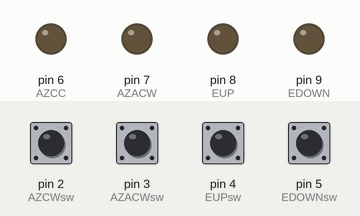
Bench run of a sketch on a simulated Arduino Uno, built with avr-gcc and run on an emulated ATmega328P. Parts: output pins drawn as LEDs (lit = HIGH). Inputs (shaded band) come from the test bench; at power-on: pin 2 (AZCWsw), pin 3 (AZACWsw), pin 4 (EUPsw), pin 5 (EDOWNsw) HIGH.

Above: at 1.2 s.
1.3 s: pin 2 (AZCWsw) pulled LOW for 0.15 s
At 2.4 s:
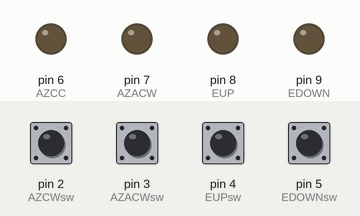
3.0 s: pin 4 (EUPsw) pulled LOW for 0.15 s
At 3.13 s:
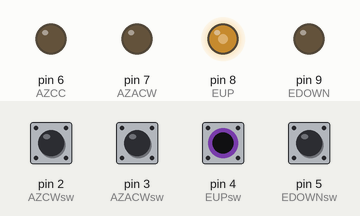
4.6 s: pin 3 (AZACWsw) pulled LOW for 0.15 s
At 6.1 s:
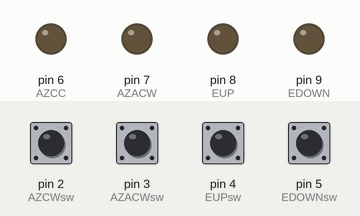
7.6 s: pin 5 (EDOWNsw) pulled LOW for 0.15 s
At 7.73 s:
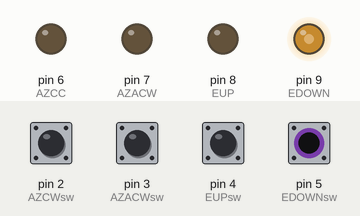
9.2 s: pin 2 (AZCWsw) pulled LOW for 1 s
At 9.9 s:
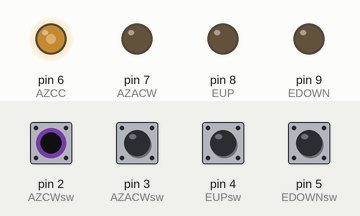
12.2 s: pin 3 (AZACWsw) pulled LOW for 1 s
At 13.0 s:
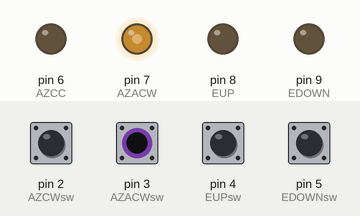
Timing chart, 0 to 15.2 s (numbered marks = the images above; inputs shaded):
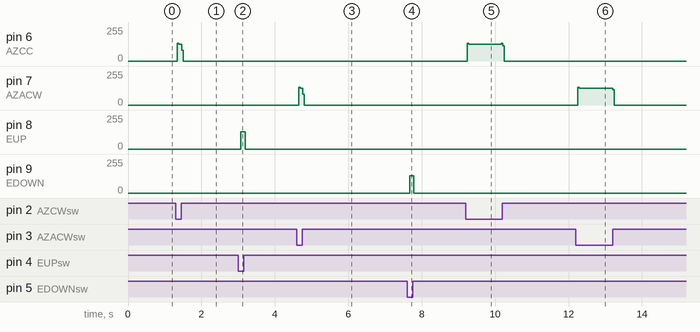

Measured:
- after the input at 1.3 s, pin 6 (AZCC): 0/255 → 127/255 after 0.05 s, → 0/255 0.12 s later
- after the input at 3.0 s, pin 8 (EUP): 0/255 → 129/255 after 0.07 s, → 0/255 0.12 s later
- after the input at 4.6 s, pin 7 (AZACW): 0/255 → 127/255 after 0.05 s, → 0/255 0.12 s later
- after the input at 7.6 s, pin 9 (EDOWN): 0/255 → 129/255 after 0.07 s, → 0/255 0.12 s later
- after the input at 9.2 s, pin 6 (AZCC): 0/255 → 127/255 after 0.05 s, → 0/255 0.92 s later
- after the input at 12.2 s, pin 7 (AZACW): 0/255 → 127/255 after 0.05 s, → 0/255 0.96 s later

The sketch:

RCWSctrl.ino
```cpp
//input pins
#define EDOWNsw 5
#define EUPsw 4
#define AZACWsw 3
#define AZCWsw 2

//output pins
#define EDOWN 9
#define EUP 8
#define AZACW 7
#define AZCC 6


int AZstateCC = 1;
int AZstateACW = 1;
int EstateCC = 1;
int EstateACW = 1;

void setup() {
  // put your setup code here, to run once:

  //OUTPUT PINS
  pinMode(9, OUTPUT); // Anti-clockwise
  pinMode(8, OUTPUT); // Clockwise
  pinMode(7, OUTPUT); // Anti-clockwise
  pinMode(6, OUTPUT);  // Clockwise

  //INPUT PINS
  pinMode(5, INPUT); // Anti-clockwise
  pinMode(4, INPUT); // Clockwise
  pinMode(3, INPUT); // Anti-clockwise
  pinMode(2, INPUT); // Clockwise

  pinMode(5, INPUT_PULLUP);
  pinMode(4, INPUT_PULLUP);
  pinMode(3, INPUT_PULLUP);
  pinMode(2, INPUT_PULLUP);

  digitalWrite(AZCC, LOW);
  digitalWrite(AZACW, LOW);
  digitalWrite(EUP, LOW);
  digitalWrite(EDOWN, LOW);

  Serial.begin(9600);

}


void loop() {
  // put your main code here, to run repeatedly:
 AZstateCC = digitalRead(AZCWsw);
 AZstateACW = digitalRead(AZACWsw);
 EstateCC = digitalRead(EUPsw);
 EstateACW = digitalRead(EDOWNsw);


//AZ clockwise
  if(AZstateCC == LOW)
  {
    //digitalWrite(AZCC, LOW);
    delay(1);
    digitalWrite(AZCC, LOW);

    delay (1);
    digitalWrite(AZCC, HIGH);
  }

  else {
    digitalWrite(AZCC, LOW);
  }

//AZ Anti clockwise
   if(AZstateACW == LOW )
  {
    delay(1);
    digitalWrite(AZACW, LOW);

    delay (1);
    digitalWrite(AZACW, HIGH);

  }
  else{
    digitalWrite(AZACW, LOW);
  }

   if(EstateCC == LOW )
  {

    delay(5);
    digitalWrite(EUP, LOW);

    delay (5);
    digitalWrite(EUP, HIGH);

  }
  else{
    digitalWrite(EUP, LOW);
  }

  if(EstateACW == LOW )
  {
    delay(5);
    digitalWrite(EDOWN, LOW);

    delay (5);
    digitalWrite(EDOWN, HIGH);
  }
  else {
    digitalWrite(EDOWN, LOW);
  }

}
```
